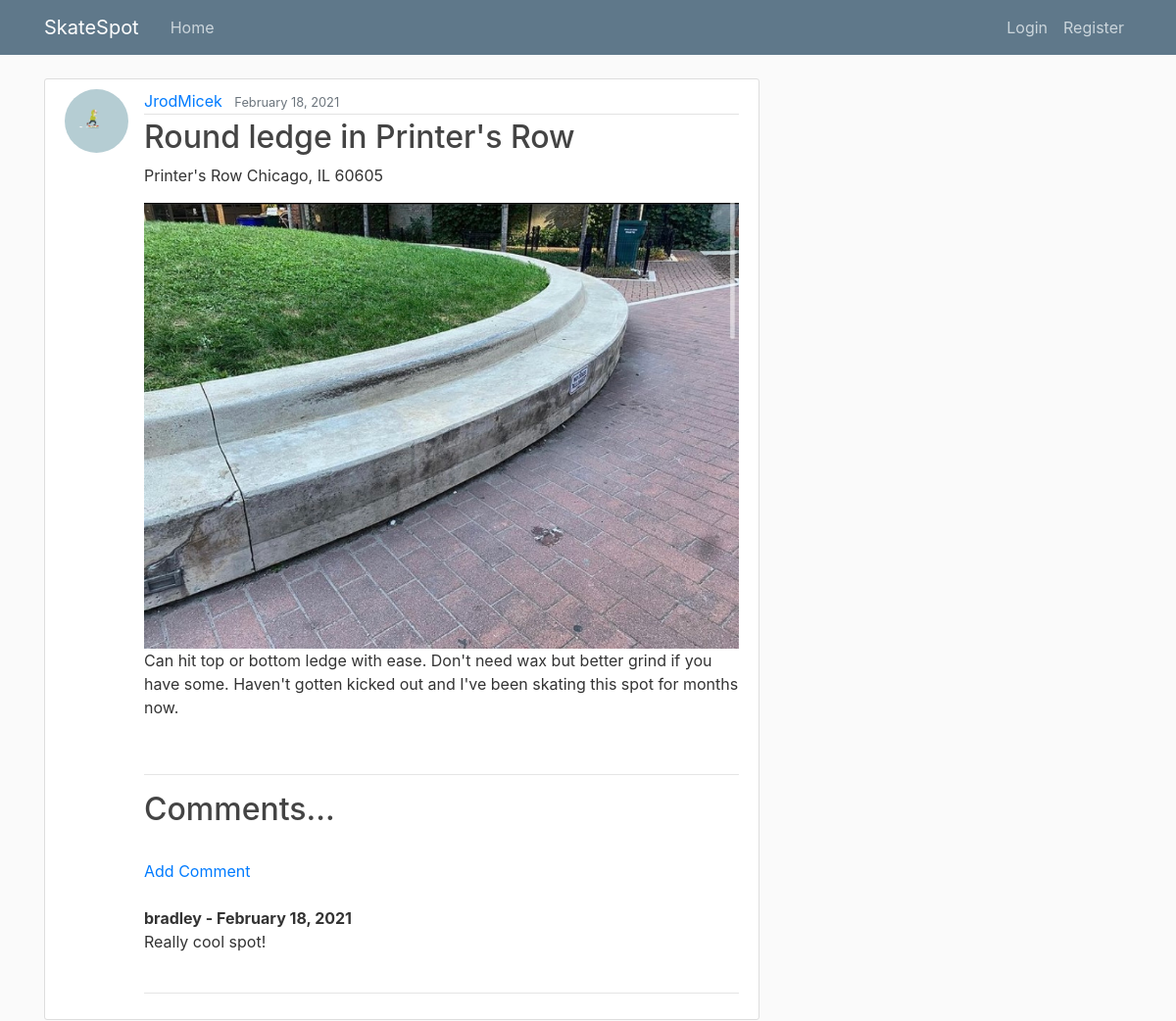
/post/63/, run on the app's committed database.
### blog/models.py (models this page shows, shortened)
class Post(models.Model):
    title = models.CharField(max_length=100)
    content = models.TextField()
    address = models.CharField(max_length=100, default='address')
    date_posted = models.DateTimeField(default=timezone.now)
    author = models.ForeignKey(User, on_delete=models.CASCADE)
    image = models.ImageField(default='default.jpg', upload_to='blog_images')

class Comment(models.Model):
    post = models.ForeignKey(
        Post, related_name='comments', on_delete=models.CASCADE)
    name = models.CharField(max_length=255)
    body = models.TextField()
    date_added = models.DateTimeField(default=timezone.now)

### users/models.py (models this page shows, shortened)
class Profile(models.Model):
    user = models.OneToOneField(User, on_delete=models.CASCADE)
    image = models.ImageField(default='default.jpg', upload_to='profile_pics')

### blog/views.py (the view)
# urls.py: path('post/<int:pk>/', PostDetailView.as_view(), name='post-detail'),
class PostDetailView(DetailView):
    model = Post

### blog/templates/blog/post_detail.html (shortened to what this page needs)
{% extends 'blog/base.html' %} {% block content %}
<article class="media content-section">
  <img
    class="rounded-circle article-img"
    src="{{object.author.profile.image.url}}"
    alt="profile image"
  />
  <div class="media-body">
    <div class="article-metadata">
      <a class="mr-2" href="{% url 'user-posts' object.author.username %}"
        >{{ object.author }}</a
      >
      <small class="text-muted">{{ object.date_posted|date:"F d, Y" }}</small>
    </div>
    <h2 class="article-title">{{ object.title }}</h2>
     <p class="article-content">{{ object.address }}</p>
    {% if object.image.url != "/media/default.jpg" %}
    <img
      style="width: 100%; height: auto"
      class="img-responsive"
      src="{{ object.image.url }}"
    />
    {% endif %}
    <p class="article-content">{{ object.content }}</p>
    <br />
    <hr />
    <h2>Comments...</h2>
    <br />
    {% if not post.comments.all %} No Comments Yet...<a
      href="{% url 'add-comment' object.pk %}"
      >Add Comment</a
    >
    {% else %}
    <a href="{% url 'add-comment' object.pk %}">Add Comment</a>
    <br /><br />
    {% for comment in post.comments.all %}
    <strong> {{comment.name}} - {{comment.date_added|date:"F d, Y" }} </strong>
    <br />
    {{comment.body}}
    <br /><br />
    <hr />
    {% endfor %} {% endif %}
  </div>
</article>
{% endblock content %}

### blog/static/blog/main.css (style rules this page uses)
body { background: #fafafa; color: #333333; margin-top: 5rem; }
h1, h2, h3, h4, h5, h6 { color: #444444; }
.content-section { background: #ffffff; padding: 10px 20px; border: 1px solid #dddddd; border-radius: 3px; margin-bottom: 20px; }
.article-title { color: #444444; }
.article-content { white-space: pre-line; }
.article-img { height: 65px; width: 65px; margin-right: 16px; }
.article-metadata { padding-bottom: 1px; margin-bottom: 4px; border-bottom: 1px solid #e3e3e3; }

### data on the page
Post: author.profile.image (picture), author "JrodMicek", date_posted "February 18, 2021", title "Round ledge in Printer's Row", address "Printer's Row Chicago, IL 60605", image (picture), content "Can hit top or bottom ledge with ease. Don't need wax but better grind if you have some. Haven't gotten kicked out and I've been skating this spot for months now."
Comment: name "bradley", date_added "February 18, 2021", body "Really cool spot!"
